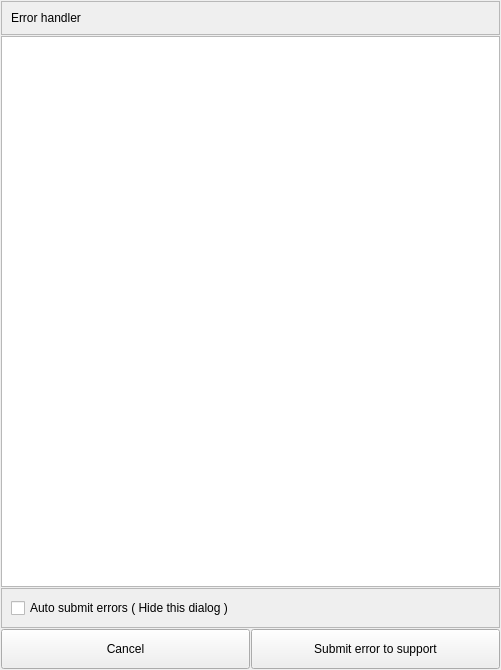
<?xml version="1.0" encoding="UTF-8"?>
<ui version="4.0">
 <class>Form</class>
 <widget class="QWidget" name="Form">
  <property name="geometry">
   <rect>
    <x>0</x>
    <y>0</y>
    <width>501</width>
    <height>670</height>
   </rect>
  </property>
  <property name="windowTitle">
   <string>Form</string>
  </property>
  <layout class="QVBoxLayout" name="verticalLayout">
   <property name="spacing">
    <number>1</number>
   </property>
   <property name="leftMargin">
    <number>1</number>
   </property>
   <property name="topMargin">
    <number>1</number>
   </property>
   <property name="rightMargin">
    <number>1</number>
   </property>
   <property name="bottomMargin">
    <number>1</number>
   </property>
   <item>
    <widget class="QFrame" name="frame">
     <property name="sizePolicy">
      <sizepolicy hsizetype="Preferred" vsizetype="Fixed">
       <horstretch>0</horstretch>
       <verstretch>0</verstretch>
      </sizepolicy>
     </property>
     <property name="frameShape">
      <enum>QFrame::StyledPanel</enum>
     </property>
     <property name="frameShadow">
      <enum>QFrame::Raised</enum>
     </property>
     <layout class="QVBoxLayout" name="verticalLayout_2">
      <item>
       <widget class="QLabel" name="label">
        <property name="sizePolicy">
         <sizepolicy hsizetype="Preferred" vsizetype="Fixed">
          <horstretch>0</horstretch>
          <verstretch>0</verstretch>
         </sizepolicy>
        </property>
        <property name="text">
         <string>Error handler</string>
        </property>
       </widget>
      </item>
     </layout>
    </widget>
   </item>
   <item>
    <widget class="QTextEdit" name="handler_textEdit">
     <property name="textInteractionFlags">
      <set>Qt::TextSelectableByMouse</set>
     </property>
    </widget>
   </item>
   <item>
    <widget class="QFrame" name="frame_2">
     <property name="frameShape">
      <enum>QFrame::StyledPanel</enum>
     </property>
     <property name="frameShadow">
      <enum>QFrame::Raised</enum>
     </property>
     <layout class="QVBoxLayout" name="verticalLayout_3">
      <item>
       <widget class="QCheckBox" name="hide_dialog_checkBox">
        <property name="text">
         <string>Auto submit errors ( Hide this dialog )</string>
        </property>
       </widget>
      </item>
     </layout>
    </widget>
   </item>
   <item>
    <layout class="QHBoxLayout" name="horizontalLayout">
     <property name="spacing">
      <number>1</number>
     </property>
     <item>
      <widget class="QPushButton" name="cancel_pushButton">
       <property name="minimumSize">
        <size>
         <width>0</width>
         <height>40</height>
        </size>
       </property>
       <property name="text">
        <string>Cancel</string>
       </property>
      </widget>
     </item>
     <item>
      <widget class="QPushButton" name="submit_error_pushButton">
       <property name="minimumSize">
        <size>
         <width>0</width>
         <height>40</height>
        </size>
       </property>
       <property name="text">
        <string>Submit error to support</string>
       </property>
      </widget>
     </item>
    </layout>
   </item>
  </layout>
 </widget>
 <resources/>
 <connections/>
</ui>
